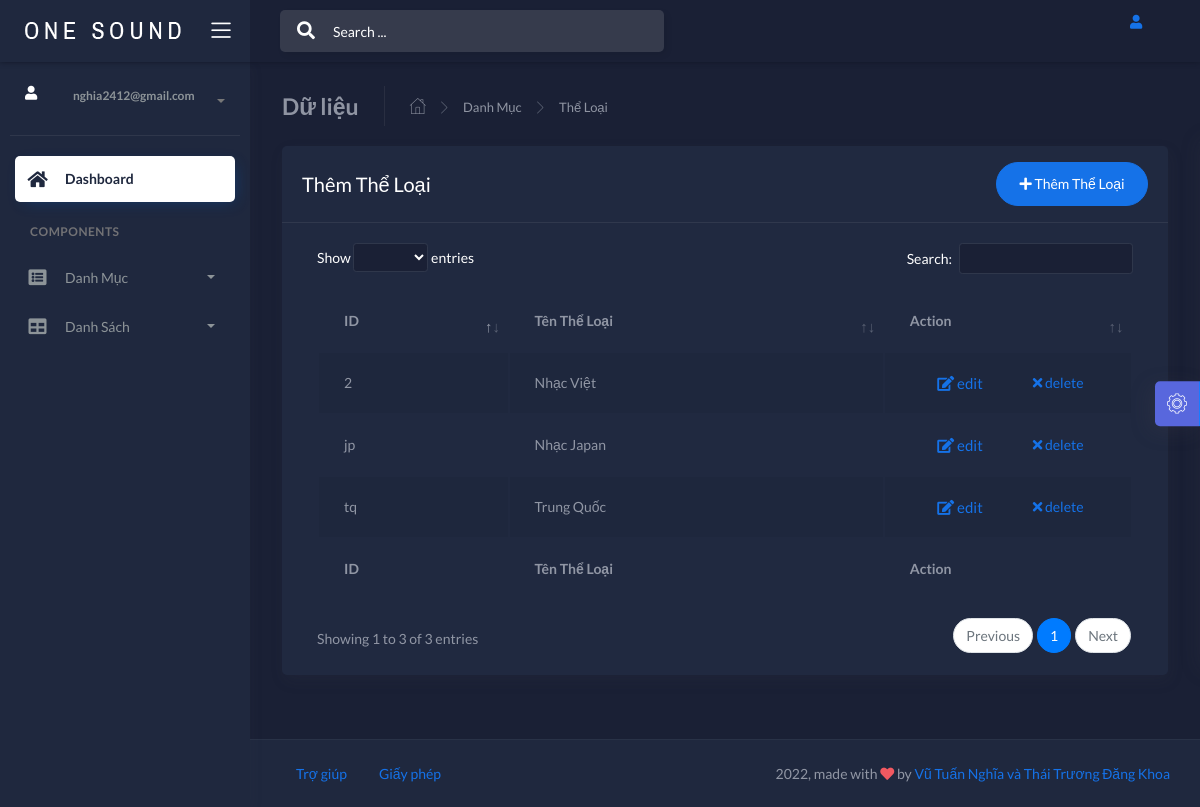
The app's page /admin/index.php?controller=theloaicontroller&action=index (signed in) with its own data.
### tables this page shows
CREATE TABLE IF NOT EXISTS `theloai` (
  `id_theloai` varchar(50) NOT NULL,
  `tentheloai` varchar(50) NOT NULL,
  PRIMARY KEY (`id_theloai`)
);

### admin/models/Db.php (called while the page is built, shortened)
<?php
class Db {
    protected static $pdo;
    function __construct()
    {
        self::$pdo= new PDO('mysql:host='. HOST .';dbname='.DB , USER  , PW );
        self::$pdo->query('set names utf8' );
    }
    protected function selectQuery($sql, $arr=[])
    {
        $stm = self::$pdo->prepare($sql);
        $stm->execute($arr);
        return $stm->fetchAll(PDO::FETCH_ASSOC);
    }
}
?>

### admin/models/theloaimodel.php (called while the page is built, shortened)
<?php
class theloaimodel extends Db
{
    function all()
    {
        return $this->selectQuery('select * from theloai');
    }
}

### admin/views/theloai/theloai.php (the view, shortened to what this page needs)
<!DOCTYPE html>
<html lang="en">
    <?php include './views/layouts/headerpage.php' ?>
<body data-background-color="dark">
    <div class="wrapper">
        <div class="main-header">
            <?php include './views/layouts/logoheader.php'?>
            <?php include './views/layouts/navbarpage.php'?>
        </div>
        <?php include './views/layouts/sidebarmenu.php' ?>
        <div class="main-panel">
            <div class="content">
            <div class="page-inner">
    <div class="page-header">
        <h4 class="page-title">Dữ liệu</h4>
            <ul class="breadcrumbs">
                <li class="nav-home">
                    <a href="#">
                        <i class="flaticon-home"></i>
                    </a>
                </li>
                <li class="separator">
                    <i class="flaticon-right-arrow"></i>
                </li>
                <li class="nav-item">
                    <a href="#">Danh Mục</a>
                </li>
                <li class="separator">
                    <i class="flaticon-right-arrow"></i>
                </li>
                <li class="nav-item">
                    <a href="#">Thể Loại</a>
                </li>
            </ul>
    </div>
        <div class="row">
                        <div class="col-md-12">
                            <div class="card">
                                <div class="card-header">
                                    <div class="d-flex align-items-center">
                                        <h4 class="card-title">Thêm Thể Loại</h4>
                                        <button class="btn btn-primary btn-round ml-auto" data-toggle="modal" data-target="#addRowModal">
                                            <i class="fa fa-plus"></i>
                                            Thêm Thể Loại
                                        </button>
                                    </div>
                                </div>
                                <div class="card-body">
                                    <div class="table-responsive">
                                        <table id="add-row" class="display table table-striped table-hover" >
                                            <thead>
                                                <tr>
                                                    <th>ID</th>
                                                    <th>Tên Thể Loại</th>
                                                    <th style="width: 10%">Action</th>
                                                </tr>
                                            </thead>
                                            <tfoot>
                                                <tr>
                                                    <th>ID</th>
                                                    <th>Tên Thể Loại</th>
                                                    <th>Action</th>
                                                </tr>
                                            </tfoot>
                                            <tbody>
                                                    <?php
                                                    foreach ($data as $r) {
                                                    ?>
                                                    <tr>
                                                       <td><?php echo $r['id_theloai'] ?></td>
                                                       <td><?php echo $r['tentheloai'] ?></td>
                                                        <td>
                                                            <div class="form-button-action">
                                                                <button type="button" title="" class="btn btn-link btn-primary btn-lg" data-original-title="Edit Task">
                                                                   <a href='index.php?controller=theloaicontroller&action=sua&id=<?php echo $r['id_theloai'] ?>'> <i class="fa fa-edit"></i> edit</a>
                                                                </button>
                                                                <button type="button" data-toggle="tooltip" title="" class="btn btn-link btn-danger" data-original-title="Remove"> <a href='index.php?controller=theloaicontroller&action=delete&id=<?php echo $r['id_theloai'] ?>'>
                                                                    <i class="fa fa-times"></i> delete</a>
                                                                </button>
                                                            </div>
                                                        </td>
                                                    </tr>
                                                    <?php
                                                    }
                                                    ?>
                                            </tbody>
                                        </table>
                                    </div>
                                </div>
                            </div>
                        </div>
                    </div>
</div>
            </div>
            <?php include'./views/layouts/footerpage.php'?>
        </div>
        <div class="custom-template">
            <div class="custom-toggle">
                <i class="flaticon-settings"></i>
            </div>
        </div>
    </div>
</body>
</html>

### admin/views/assets/css/demo.css (style rules this page uses)
.custom-template { position: fixed; top: 50%; transform: translateY(-50%); right: -325px; width: 325px; height: max-content; display: block; z-index: 1; background: #ffffff; transition: all .3s; z-index: 1003; box-shadow: -1px 1px 20px rgba(69, 65, 78, 0.15); border-top-left-radius: 5px; border-bottom-left-radius: 5px; transition: all .5s; }
.custom-template .custom-toggle { position: absolute; width: 45px; height: 45px; background: rgb(88, 103, 221); top: 50%; left: -45px; transform: translateY(-50%); display: flex; align-items: center; justify-content: center; text-align: center; border-top-left-radius: 5px; border-bottom-left-radius: 5px; border-right: 1px solid #177dff; cursor: pointer; color: #ffffff; box-shadow: -5px 5px 20px rgba(69, 65, 78, 0.21); }
.custom-template .custom-toggle i { font-size: 20px; animation: 1.3s spin linear infinite; }

### records on screen
theloai: id_theloai "2", tentheloai "Nhạc Việt"
theloai: id_theloai "jp", tentheloai "Nhạc Japan"
theloai: id_theloai "tq", tentheloai "Trung Quốc"

### other values on screen
$_SESSION['email1'] "nghia2412@gmail.com"
